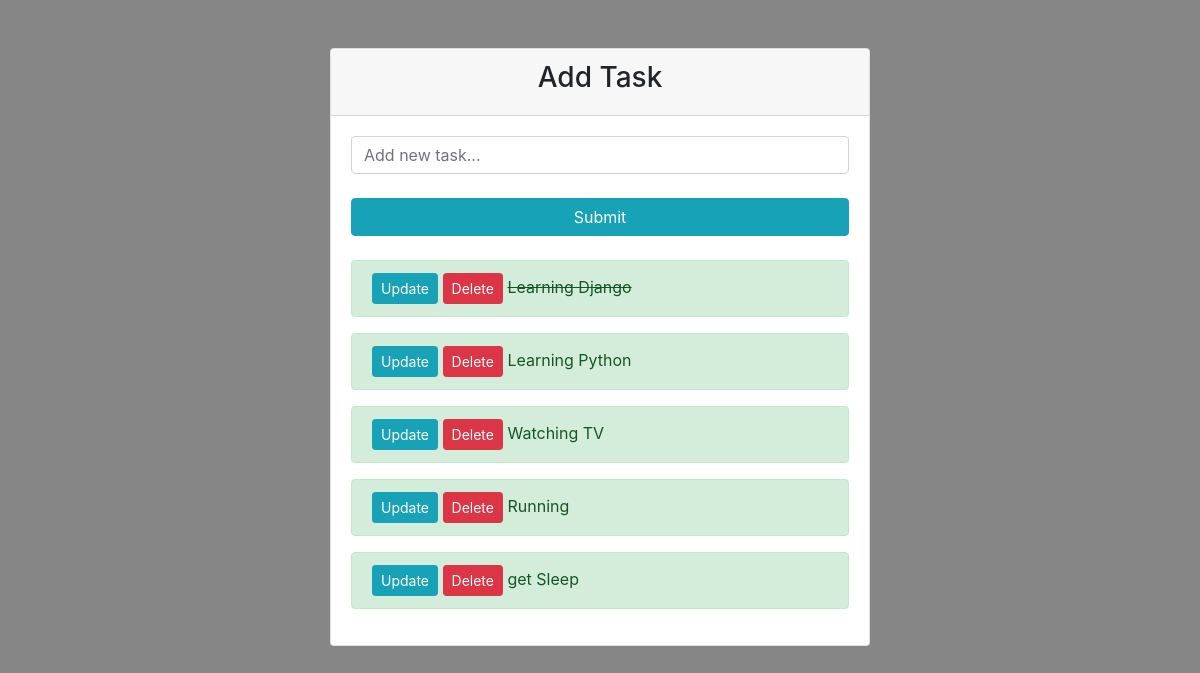
The app's page /, older data.
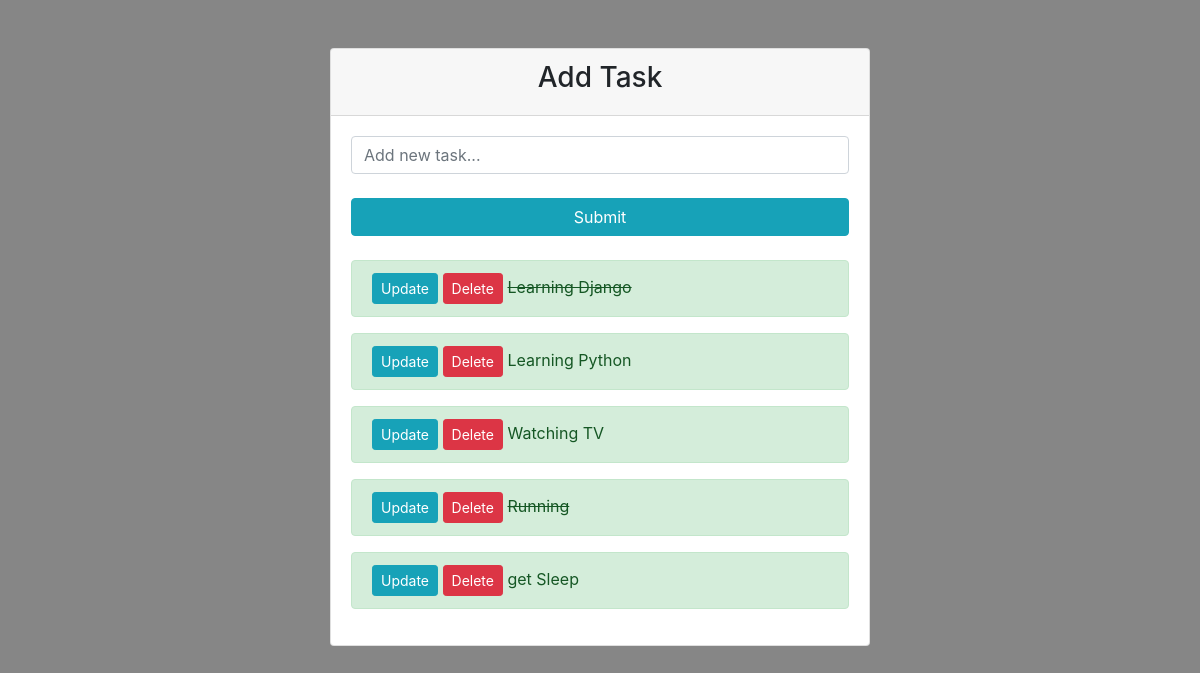
The same page, newer data.
### tasks/models.py (models this page shows)
class Task(models.Model):
	title = models.CharField(max_length=200)
	complete = models.BooleanField(default=False)
	created = models.DateTimeField(auto_now_add=True)
	def __str__(self):
		return self.title

### tasks/views.py (the view)
# urls.py: path('', views.index, name="list"),
def index(request):
    tasks = Task.objects.all()
    form = TaskForm()
    if request.method == 'POST':
        form = TaskForm(request.POST)
        if form.is_valid():
            form.save()
        return redirect('/')
    context = {'tasks': tasks, 'form': form}
    return render(request, 'tasks/list.html', context)

### tasks/forms.py
class TaskForm(forms.ModelForm):
	title = forms.CharField(widget=forms.TextInput(attrs={'class':'form-control', 'placeholder':'Add new task...'}))
	class Meta:
		model = Task
		fields = '__all__'

### templates/tasks/list.html (shortened to what this page needs)
{% extends 'tasks/base.html' %} {% block content %}
<div class="container mt-5">
    <div class="row h-100 d-flex align-items-center justify-content-center">
        <div class="col-md-6 mx-auto">
            <div class="card">
                <div class="card-header">
                    <h1 class="h3 text-center">Add Task</h1>
                </div>
                <div class="card-body">
                    <form method="POST" action="/">
                        {% csrf_token %} {{form.title}}
                        <input class="btn btn-info btn-block my-4" type="submit" name="Create Task" />
                    </form>
                    <div class="todo-list">
                        {% for task in tasks %}
                        <div class="alert alert-success">
                            <a class="btn btn-sm btn-info" href="{% url 'update_task' task.id %}">Update</a>
                            <a class="btn btn-sm btn-danger" href="{% url 'delete' task.id %}">Delete</a>
                            {% if task.complete == True %}
                            <strike>{{task}}</strike>
                            {% else %}
                            <span>{{task}}</span>
                            {% endif %}
                        </div>
                        {% endfor %}
                    </div>
                </div>
            </div>
        </div>
    </div>
</div>
{% endblock %}

Row changes from the older to the newer data that the page shows:
changed Task "Running": complete False → True (drawn)
